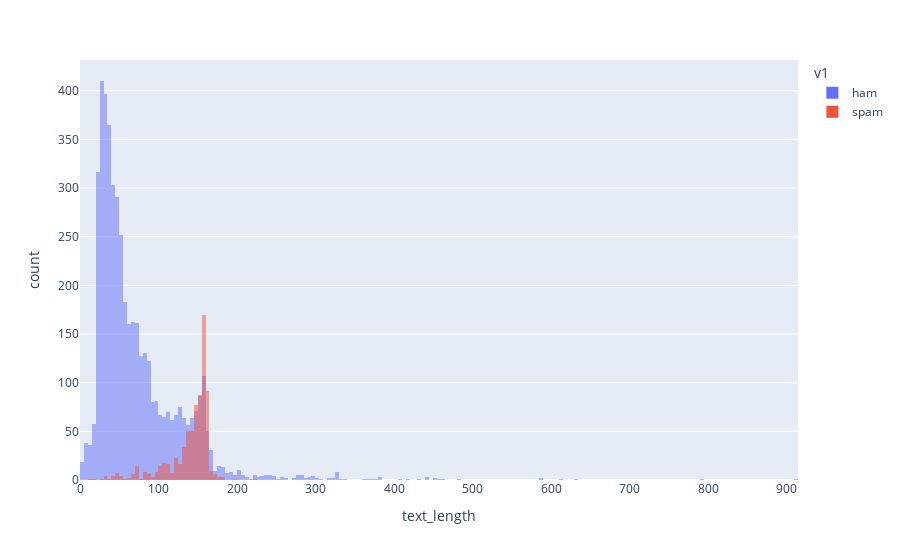

Notebook cell for this chart:
### Markdown cell above
On peut observer une _imbalanced_

### Code cell
df["text_length"] = df["text"].apply(len)

fig = px.histogram(df, "text_length", color="v1", barmode="overlay")
fig.show()

### Figure 1 — Plotly figure (JSON) as saved in the notebook; plotly's stock layout.template omitted (floating-point values rounded to 4 significant figures; data arrays with more than 128 entries replaced by an {"elided": "..."} marker saying what was removed)
{"data": [{"bingroup": "x", "hovertemplate": "v1=ham<br>text_length=%{x}<br>count=%{y}<extra></extra>", "legendgroup": "ham", "marker": {"color": "#636efa", "opacity": 0.5, "pattern": {"shape": ""}}, "name": "ham", "orientation": "v", "showlegend": true, "type": "histogram", "x": {"elided": "4796 int values"}, "xaxis": "x", "yaxis": "y"}, {"bingroup": "x", "hovertemplate": "v1=spam<br>text_length=%{x}<br>count=%{y}<extra></extra>", "legendgroup": "spam", "marker": {"color": "#EF553B", "opacity": 0.5, "pattern": {"shape": ""}}, "name": "spam", "orientation": "v", "showlegend": true, "type": "histogram", "x": {"elided": "747 int values"}, "xaxis": "x", "yaxis": "y"}], "layout": {"barmode": "overlay", "legend": {"title": {"text": "v1"}, "tracegroupgap": 0}, "margin": {"t": 60}, "xaxis": {"anchor": "y", "domain": [0, 1], "title": {"text": "text_length"}}, "yaxis": {"anchor": "x", "domain": [0, 1], "title": {"text": "count"}}}}
